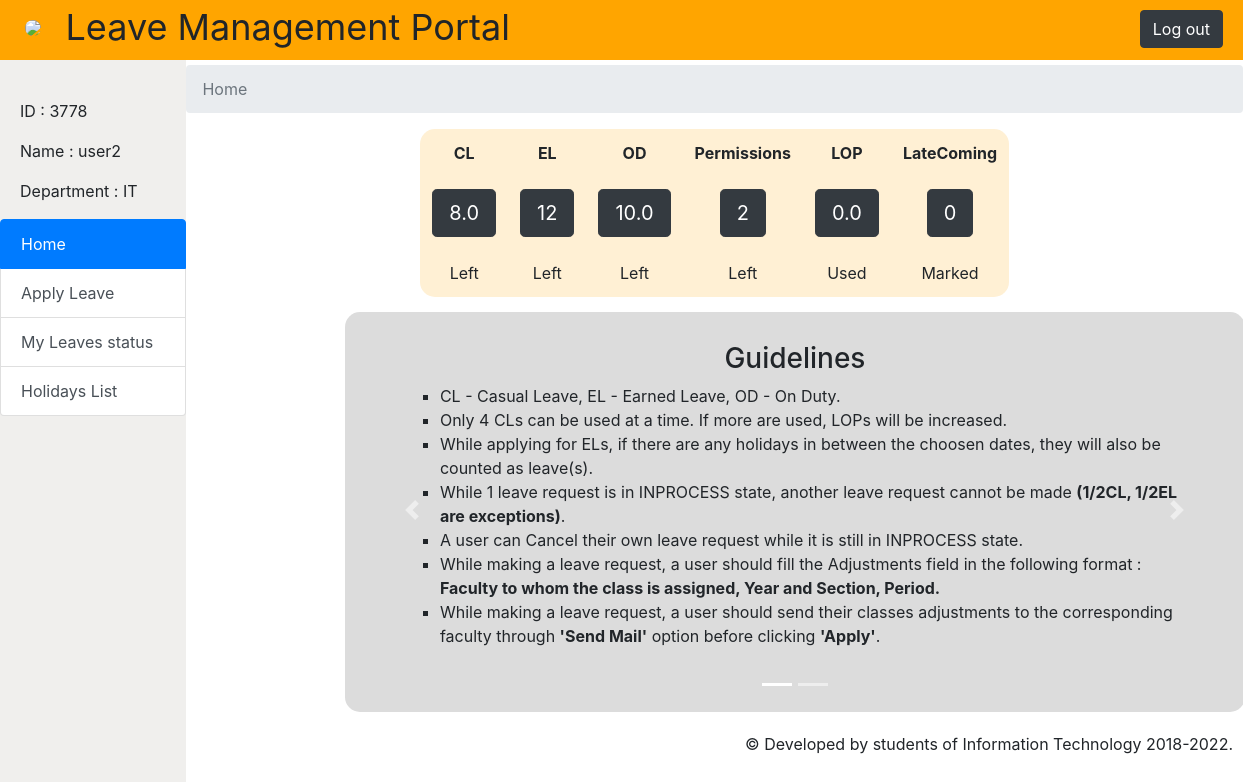
The page /user.php (signed in) on the database its author committed.
### tables this page shows
CREATE TABLE `tblemployee` (
  `id` int(11) NOT NULL,
  `EMPID` int(11) NOT NULL,
  `EMPNAME` varchar(60) NOT NULL,
  `DEPARTMENT` varchar(60) NOT NULL,
  `USERNAME` varchar(30) NOT NULL,
  `PASSWORDS` text NOT NULL,
  `CL` decimal(4,1) UNSIGNED NOT NULL DEFAULT 0.0,
  `EL` int(11) UNSIGNED NOT NULL DEFAULT 0,
  `OD` decimal(4,1) UNSIGNED NOT NULL DEFAULT 0.0,
  `PERMISIONS` int(11) UNSIGNED NOT NULL DEFAULT 0,
  `LOP` decimal(4,1) UNSIGNED NOT NULL DEFAULT 0.0,
  `LATECOMING` int(11) UNSIGNED NOT NULL DEFAULT 0,
  `PERMISIONFLAG` int(10) UNSIGNED NOT NULL
);

### user.php (the view, shortened to what this page needs)
<?php
        $link=mysqli_connect("127.0.0.1:3306","root","","lmsystem2");
    $query=mysqli_query($link,("SELECT CL,EL,OD,PERMISIONS,LOP,LATECOMING from `tblemployee` WHERE EMPID = '".$_SESSION['EMPID']."' "));
    $update = mysqli_fetch_array($query);
?>
<!DOCTYPE html>
<html>
    <head profile="https://upload.wikimedia.org/wikipedia/commons/4/47/Anits_logo.jpg">
        <link rel="stylesheet" href="https://stackpath.bootstrapcdn.com/bootstrap/4.4.1/css/bootstrap.min.css">
    </head>
    <body>
        <div class="topbar">
            <img class="anits" src="https://upload.wikimedia.org/wikipedia/commons/4/47/Anits_logo.jpg" width="50px">
            <span class="heading" >Leave Management Portal</span>
            <button id="logout" type="button" class="btn btn-dark" onclick="location.href='logout.php'">Log out</button>
        </div>
        <div class="sidebar">
            <div class="profile">
                <p class="id">ID : <?php echo $_SESSION['EMPID'];?></p>
                <p class="name">Name : <?php echo $_SESSION['EMPNAME'];?></p>
                <p class="department">Department : IT</p>
            </div>
            <div id="actions" class="list-group">
                  <button type="button" class="list-group-item active list-group-item-action">Home</button>
                  <button type="button" class="list-group-item list-group-item-action" onclick="location.href='apleave.php'">Apply Leave</button>
                  <button type="button" class="list-group-item list-group-item-action" onclick="location.href='leavestatus.php'">My Leaves status</button>
                  <button type="button" class="list-group-item list-group-item-action"onclick="location.href='holidayslist.php'">Holidays List</button>
            </div>
        </div>
        <div class="content">
             <nav aria-label="breadcrumb">
              <ol class="breadcrumb">
                <li class="breadcrumb-item active" aria-current="page">Home</li>
              </ol>
            </nav>
            <div class="counters">
                <table class="counterstable table table-borderless">
                  <thead>
                    <tr>
                      <th style="text-align:center" scope="col">CL</th>
                      <th style="text-align:center" scope="col">EL</th>
                      <th style="text-align:center" scope="col">OD</th>
                      <th style="text-align:center" scope="col">Permissions</th>
                      <th style="text-align:center" scope="col">LOP</th>
                      <th style="text-align:center" scope="col">LateComing</th>
                    </tr>
                  </thead>
                  <tbody>
                    <tr>
                         <td style="text-align:center"><button type="button" class="btn btn-dark btn-lg">  <?php echo $update['CL'];?></button></td>
                        <td style="text-align:center"><button type="button" class="btn btn-dark btn-lg"><?php echo $update['EL'];?></button></td>
                        <td style="text-align:center"><button type="button" class="btn btn-dark btn-lg"><?php echo $update['OD'];?></button></td>
                        <td style="text-align:center"><button type="button" class="btn btn-dark btn-lg"><?php echo $update['PERMISIONS'];?></button></td>
                        <td style="text-align:center"><button type="button" class="btn btn-dark btn-lg"><?php echo $update['LOP'];?></button></td>
                        <td style="text-align:center"><button type="button" class="btn btn-dark btn-lg"><?php echo $update['LATECOMING'];?></button></td>
                    </tr>
                  </tbody>
                  <tbody>
                    <tr>
                        <td style="text-align:center">Left</td>
                        <td style="text-align:center">Left</td>
                        <td style="text-align:center">Left</td>
                        <td style="text-align:center">Left</td>
                        <td style="text-align:center">Used</td>
                        <td style="text-align:center">Marked</td>
                    </tr>
                  </tbody>
                </table>
            </div>
            <div id="carouselExampleIndicators" class="carousel slide" data-ride="carousel">
                  <ol class="carousel-indicators">
                    <li data-target="#carouselExampleIndicators" data-slide-to="0" class="active"></li>
                    <li data-target="#carouselExampleIndicators" data-slide-to="1"></li>
                  </ol>
                  <div class="carousel-inner">
                    <div class="carousel-item active">
                        <div class="d-block w-100 guide" alt="Guidelines">
                            <h3>Guidelines</h3>
                            <ul>
                                <li>CL - Casual Leave, EL - Earned Leave, OD - On Duty. </li>
                                <li>Only 4 CLs can be used at a time. If more are used, LOPs will be increased. </li>
                                <li>While applying for ELs, if there are any holidays in between the choosen dates, they will also be counted as leave(s). </li>
                                <li>While 1 leave request is in INPROCESS state, another leave request cannot be made <strong>(1/2CL, 1/2EL are exceptions)</strong>. </li>
                                <li>A user can Cancel their own leave request while it is still in INPROCESS state.</li>
                                <li>While making a leave request, a user should fill the Adjustments field in the following format :<br>
                                    <strong>Faculty to whom the class is assigned, Year and Section, Period.</strong></li>
                                <li>While making a leave request, a user should send their classes adjustments to the corresponding faculty through <strong>'Send Mail'</strong> option before clicking <strong>'Apply'</strong>. </li>
                            </ul>
                        </div>
                    </div>
                  </div>
                  <a class="carousel-control-prev" href="#carouselExampleIndicators" role="button" data-slide="prev">
                    <span class="carousel-control-prev-icon" aria-hidden="true"></span>
                  </a>
                  <a class="carousel-control-next" href="#carouselExampleIndicators" role="button" data-slide="next">
                    <span class="carousel-control-next-icon" aria-hidden="true"></span>
                  </a>
                </div>
            </div>
            <div class="dev">
                © Developed by students of Information Technology 2018-2022.
            </div>
    </body>
</html>

### user.php (style rules this page uses)
.topbar { background-color: orange; height: 60px; width: 100%; position: fixed; z-index: 2; }
.sidebar { height: 100%; width: 15%; left: 0; background-color: #f0efed; padding-top: 8%; float: left; position: fixed; z-index: 1; }
#logout { float: right; margin: 10px 20px auto; }
.heading { font-size: 36px; }
.anits { border-radius: 10px; margin-left: 25px; margin-right: 20px; margin-bottom: 15px; }
.profile { margin-left: 20px; }
.counters { display: table; margin-top: 0; margin-right: auto; margin-bottom: 10px; margin-left: auto; width: 400px; background-color: #fff0d4; border-radius: 15px; }
.counterstable { margin-top: 0px; margin-left: auto; margin-right: auto; margin-bottom: 0px; }
.content { margin-left: 15%; padding-top: 65px; }
.dev { float: right; margin-top: 20px; margin-right: 10px; }
.guide { display: contents; height: 400px; width: 100px; background-color: #DCDCDC; padding: 30px 55px 30px 55px; margin-top: 5px; border-radius: 15px; }
ul { list-style: square; }
#carouselExampleIndicators { width: 900px; margin-left: 15%; }
h3 { text-align: center; }

### rows shown on the page
tblemployee: CL "8.0", EL "12", OD "10.0", PERMISIONS "2", LOP "0.0", LATECOMING "0"

### other values the page prints
$_SESSION['EMPID'] "3778"
$_SESSION['EMPNAME'] "user2"
